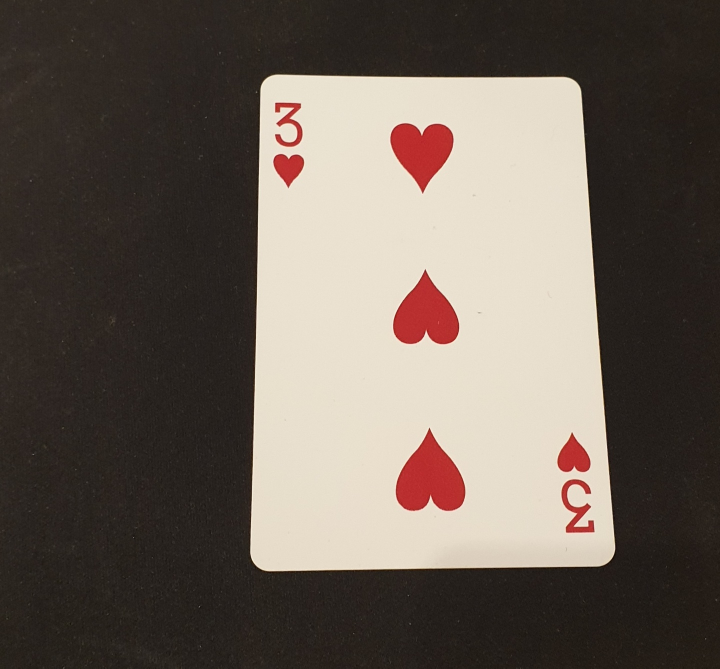
#> input picture Doh/heart3.jpg, 1440 x 1337 px (shown at 1/2 size)
$ jupyter execute --allow-errors Contour3.ipynb   (older library calls are emulated)
#> lines starting #> are read from the running program, lines starting #| are printed output that depends on the picture; after the words box and inside, x2 and y2 are one past the last pixel; in counts of white or black regions, pixels touching at a corner belong together
[cell 1]
import cv2
import numpy as np
import matplotlib.pyplot as plt

[cell 2]
img = cv2.imread('space4.jpg', cv2.IMREAD_COLOR)

[cell 3]
import cv2 as cv

def setLabel(image, str, contour):
    (text_width, text_height), baseline = cv.getTextSize(str, cv.FONT_HERSHEY_SIMPLEX, 0.7, 1)
    x,y,width,height = cv.boundingRect(contour)
    pt_x = x+int((width-text_width)/2)
    pt_y = y+int((height + text_height)/2)
    cv.rectangle(image, (pt_x, pt_y+baseline), (pt_x+text_width, pt_y-text_height), (200,200,200), cv.FILLED)
    cv.putText(image, str, (pt_x, pt_y), cv.FONT_HERSHEY_SIMPLEX, 0.7, (0,0,0), 1, 8)

f = plt.figure(figsize=(20,20))
ax1 = f.add_subplot(411)
ax2 = f.add_subplot(412)
ax3 = f.add_subplot(413)
ax4 = f.add_subplot(414)
img_color = cv.imread('heart3.jpg', cv.IMREAD_COLOR)
#> img_color is the input picture: shape (1337, 1440, 3); mean B, G, R 87.2, 96, 106.3
# cv.imshow('result', img_color)
# ax1.subplot(4,1,1)
ax1.imshow(img_color)
# cv.waitKey(0)

img_gray = cv.cvtColor(img_color, cv.COLOR_BGR2GRAY)
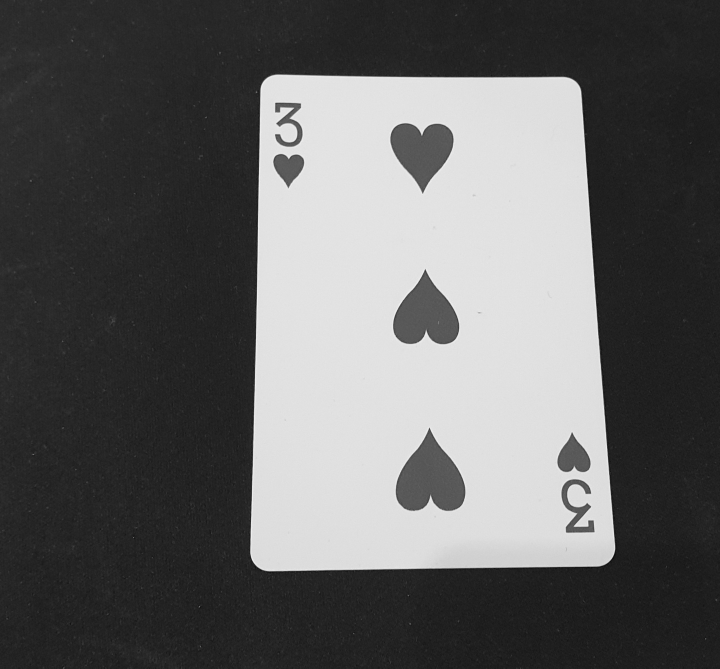
#> img_gray: shape (1337, 1440) (shown at 1/2 size); min 6, max 249, mean 98
# plt.subplot(4,1,2)
ax2.imshow(img_gray)
# cv.imshow('result', img_gray)
# cv.waitKey(0)

ret,img_binary = cv.threshold(img_gray, 127, 255, cv.THRESH_BINARY_INV|cv.THRESH_OTSU)
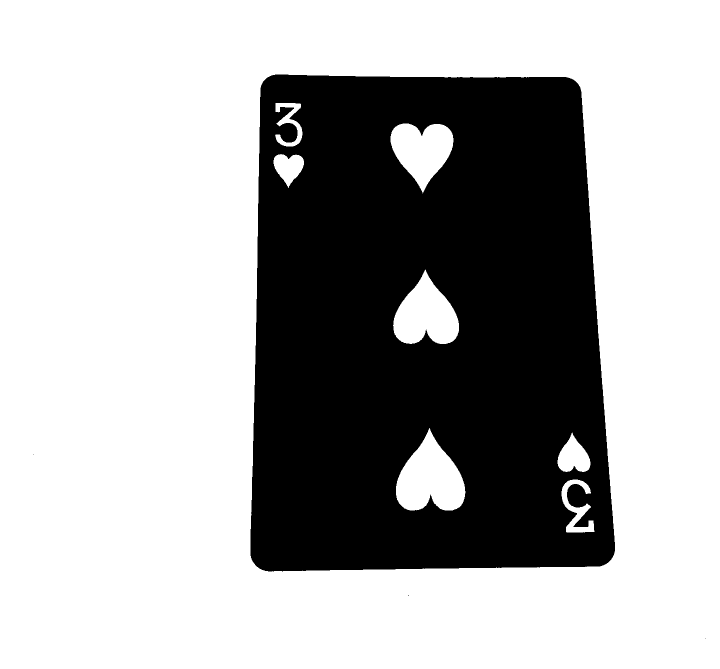
#> img_binary: shape (1337, 1440) (shown at 1/2 size); 67.5% white; 4 black regions (3 under 20 px), largest, box (x1, y1, x2, y2) and area: (501, 149, 1230, 1143) 624877
#> ret = 130
# plt.subplot(4,1,3)
ax3.imshow(img_binary)
# cv.imshow('result', img_binary)
# cv.waitKey(0)

contours, hierarchy = cv.findContours(img_binary, cv.RETR_EXTERNAL, cv.CHAIN_APPROX_SIMPLE)
#> contours = [[[0, 0], [0, 1336], [1439, 1336], [1439, 0]]]

for cnt in contours:
    size = len(cnt)
    print(size)

    epsilon = 0.005 * cv.arcLength(cnt, True)
    approx = cv.approxPolyDP(cnt, epsilon, True)

    size = len(approx)
    print(size)

    cv.line(img_color, tuple(approx[0][0]), tuple(approx[size-1][0]), (0, 255, 0), 3)
    for k in range(size-1):
        cv.line(img_color, tuple(approx[k][0]), tuple(approx[k+1][0]), (0, 255, 0), 3)

    if cv.isContourConvex(approx):
        if size == 3:
            setLabel(img_color, "triangle", cnt)
        elif size == 4:
            setLabel(img_color, "rectangle", cnt)
        elif size == 5:
            setLabel(img_color, "pentagon", cnt)
        elif size == 6:
            setLabel(img_color, "hexagon", cnt)
        elif size == 8:
            setLabel(img_color, "octagon", cnt)
        elif size == 10:
            setLabel(img_color, "decagon", cnt)
        else:
            setLabel(img_color, str(size), cnt)
    else:
        setLabel(img_color, str(size), cnt)
#> this loop made 1 pass
#> (epsilon, approx) on pass 1: (27.75, [[0, 0], [0, 1336], [1439, 1336], [1439, 0]])
#| 4
#| 4
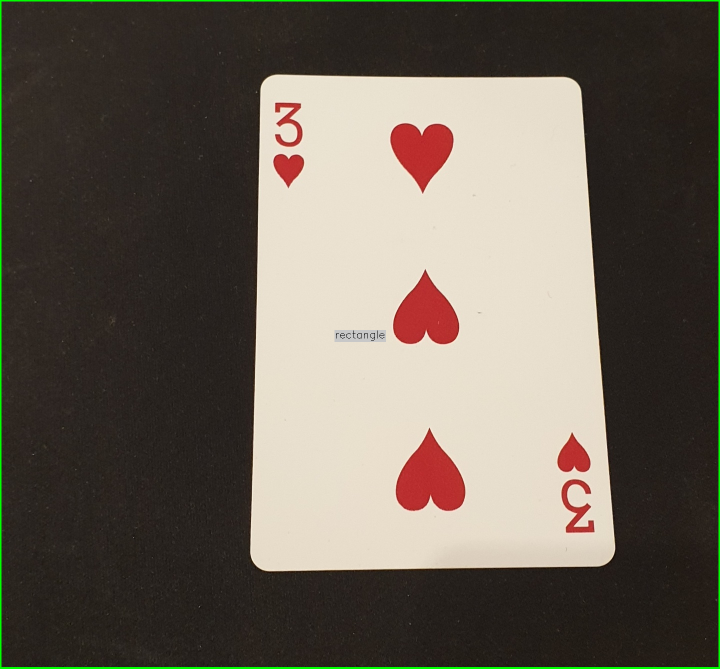
#> img_color: shape (1337, 1440, 3) (shown at 1/2 size); 0.99% of pixels changed, all inside (x1, y1, x2, y2) = (0, 0, 1440, 1337)

# cv.imshow('result', img_color)
# plt.subplot(4,1,4)
ax4.imshow(img_color)
# cv.waitKey(0)
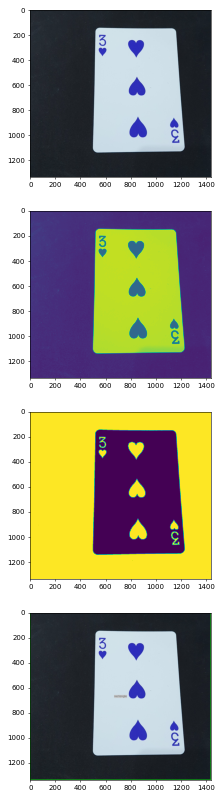
#> figure drawn by matplotlib, 4 panels; B, G, R data is drawn as R, G, B

[cell 4]
import cv2 as cv

def setLabel(image, str, contour):
    (text_width, text_height), baseline = cv.getTextSize(str, cv.FONT_HERSHEY_SIMPLEX, 0.7, 1)
    x,y,width,height = cv.boundingRect(contour)
    pt_x = x+int((width-text_width)/2)
    pt_y = y+int((height + text_height)/2)
    cv.rectangle(image, (pt_x, pt_y+baseline), (pt_x+text_width, pt_y-text_height), (200,200,200), cv.FILLED)
    cv.putText(image, str, (pt_x, pt_y), cv.FONT_HERSHEY_SIMPLEX, 0.7, (0,0,0), 1, 8)


img_color = cv.imread('heart3.jpg', cv.IMREAD_COLOR)
cv.imshow('result', img_color)
cv.waitKey(0)

img_gray = cv.cvtColor(img_color, cv.COLOR_BGR2GRAY)
cv.imshow('result', img_gray)
cv.waitKey(0)

ret,img_binary = cv.threshold(img_gray, 127, 255, cv.THRESH_BINARY_INV|cv.THRESH_OTSU)
cv.imshow('result', img_binary)
cv.waitKey(0)

contours, hierarchy = cv.findContours(img_binary, cv.RETR_EXTERNAL, cv.CHAIN_APPROX_SIMPLE)

for cnt in contours:
    size = len(cnt)
    print(size)

    epsilon = 0.005 * cv.arcLength(cnt, True)
    approx = cv.approxPolyDP(cnt, epsilon, True)

    size = len(approx)
    print(size)

    cv.line(img_color, tuple(approx[0][0]), tuple(approx[size-1][0]), (0, 255, 0), 3)
    for k in range(size-1):
        cv.line(img_color, tuple(approx[k][0]), tuple(approx[k+1][0]), (0, 255, 0), 3)

    if cv.isContourConvex(approx):
        if size == 3:
            setLabel(img_color, "triangle", cnt)
        elif size == 4:
            setLabel(img_color, "rectangle", cnt)
        elif size == 5:
            setLabel(img_color, "pentagon", cnt)
        elif size == 6:
            setLabel(img_color, "hexagon", cnt)
        elif size == 8:
            setLabel(img_color, "octagon", cnt)
        elif size == 10:
            setLabel(img_color, "decagon", cnt)
        else:
            setLabel(img_color, str(size), cnt)
    else:
        setLabel(img_color, str(size), cnt)

cv.imshow('result', img_color)
cv.waitKey(0)
#> Out = 27

[cell 5]
img_gray.reshape(img_gray.shape[0]*img_gray.shape[1])

[cell 6]
img_gray.min()
#> Out = 6

#> (a cell that did not finish here is left out)

[cell 8]
img_sobel_x = cv2.Sobel(img_gray, cv2.CV_64F, 1, 0, ksize=3)
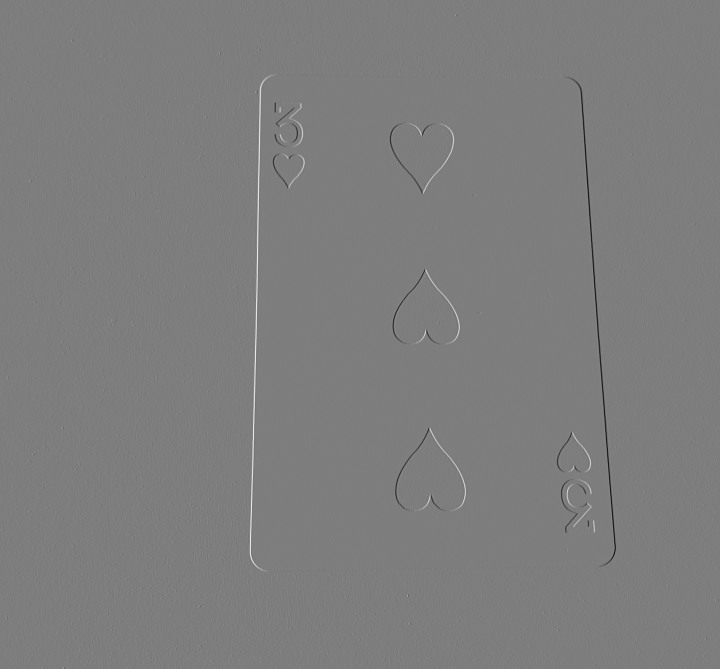
#> img_sobel_x: shape (1337, 1440) float64 (shown at 1/2 size); min -847, max 869, mean -0.1; drawn with min black and max white
img_sobel_x = cv2.convertScaleAbs(img_sobel_x)
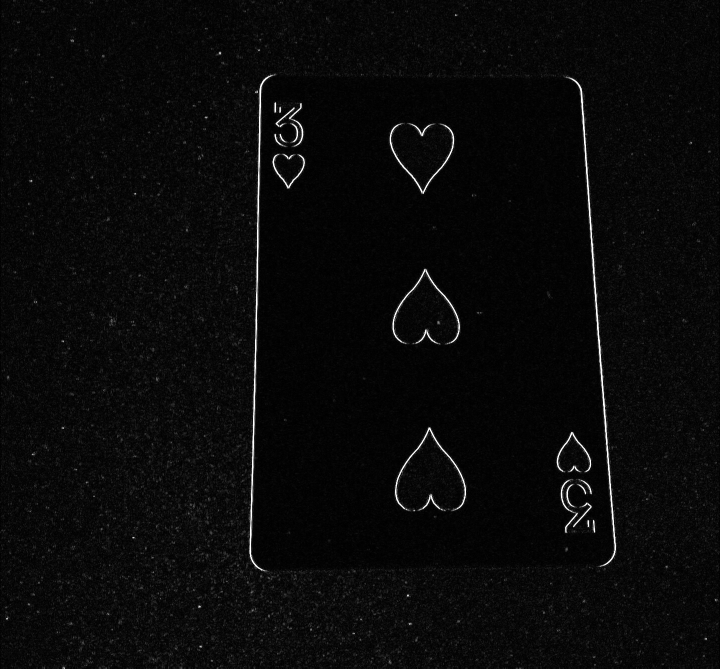
#> img_sobel_x: shape (1337, 1440) (shown at 1/2 size); min 0, max 255, mean 9.5
